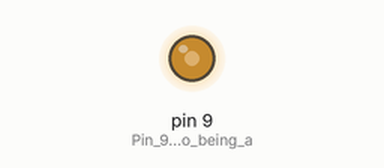
Simulated run of this sketch. Board: Arduino Uno, built with avr-gcc and run on an emulated ATmega328P. Parts: output pins drawn as LEDs (lit = HIGH). What the sketch prints to the serial monitor is not drawn.

Above: at 0.1 s.
Timing chart, 0 to 1.6 s (numbered marks = the images above):
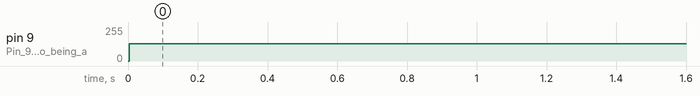

Measured:
- by itself, pin 9 (Pin_9_used_due_to_being_a): 0/255 → 128/255 at 0.00 s

The sketch:

RttySquareWaveTransmitter.ino
```cpp
void setup() {
  pinMode(9, OUTPUT);  // Pin 9 used due to being able to output a PWM signal
  Serial.begin(9600);  // 9600 baudrate for printing to the serial terminal for testing

  // Using Timer1 with fast PWM
  TCCR1A = (1 << COM1A1) | (1 << WGM11);               // Sets the correct bits in TCCR1A to create a PWM signal on pin 9 and use fast PWM with ICR1 as the TOP value
  TCCR1B = (1 << WGM12) | (1 << WGM13) | (1 << CS10);  // Sets the correct bits in TCCR1B to have no prescaling and use fast PWM with ICR1 as the TOP value

  setFrequency(2295);  // Initial state is at stop bit so receiver can detect the high-to-low transition
}

void loop() {
  String str = "Hello World!";
  String binaryStr = "";
  for (int x = 0; x < str.length(); x++) {
    char currentChar = str.charAt(x);
    for (int y = 7; y >= 0; y--) {
      if (currentChar & (1 << y)) {
        binaryStr += '1';
      } else {
        binaryStr += '0';
      }
    }
  }

  int charIndex = 0;
  for (int x = 0; x < str.length(); x++) {
    Serial.print('0');
    setFrequency(2125);  // Start bit
    delay(22);          // 22 ms delay
    for (int y = 0; y < 8; y++) {
      if (binaryStr.charAt(charIndex) == '0') {
        Serial.print('0');
        setFrequency(2125);  // Outputs a space frequency (data bit = 0)
      } else {
        Serial.print('1');
        setFrequency(2295);  // Outputs a mark frequency (data bit = 1)
      }
      delay(22);        // 45.45 ms delay between bits
      charIndex++;
    }
    Serial.print('1');
    setFrequency(2295);  // Stop Bit
    delay(100);         // 0.1 second delay so receiver doesn't fall behind in transmission
    Serial.println("");
  }
}

void setFrequency(uint16_t frequency) {
  // Calculates the TOP value for either frequency
  uint16_t TOP = (16000000 / frequency) - 1;  // 16000000 because of the 16MHz clock speed

  // Sets the correct values into the input and output capture registers
  ICR1 = TOP;
  OCR1A = TOP / 2;  // divided by 2 to get 50% duty cycle
}
```
